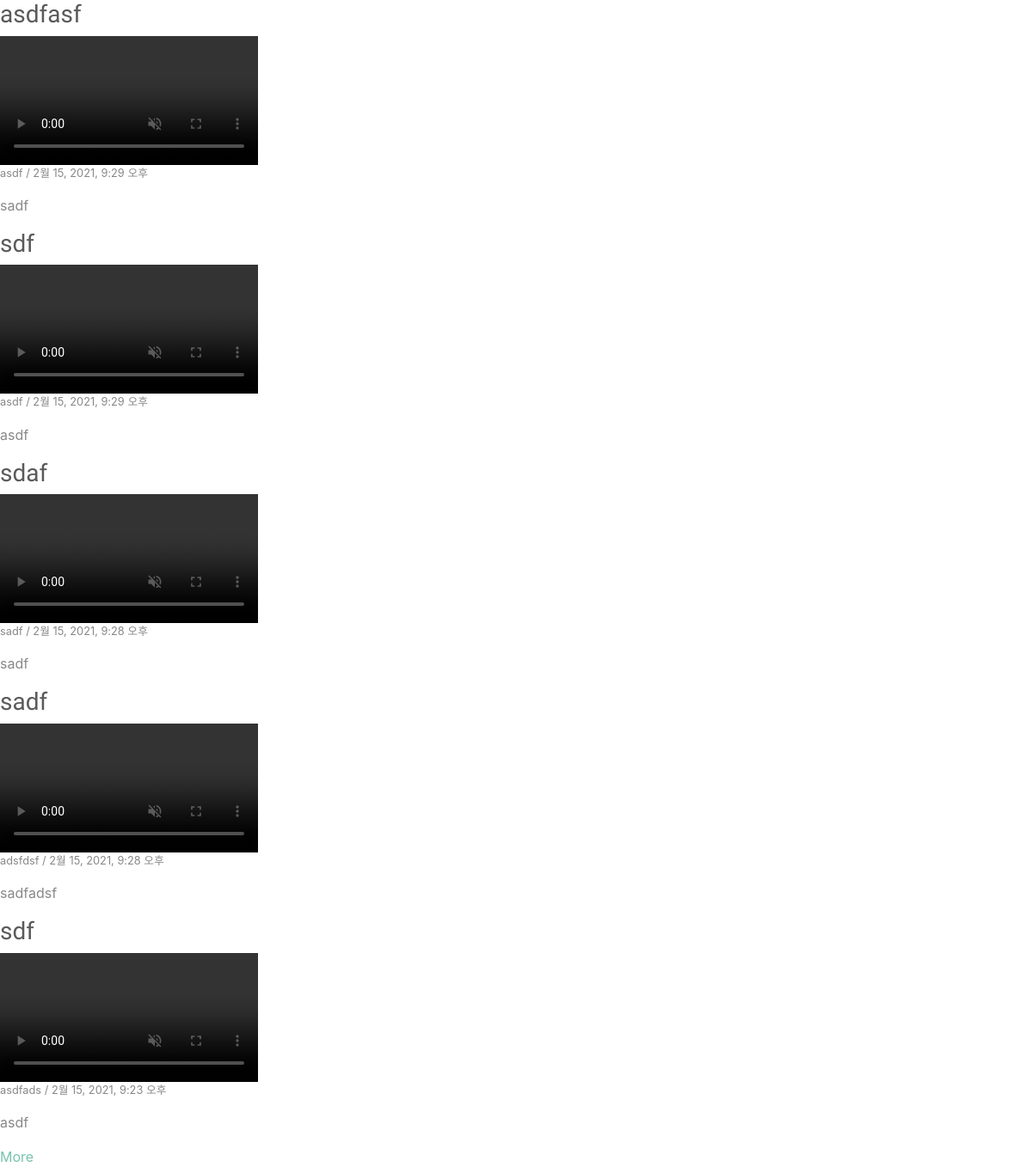
Screenshot of /video/test/ with the database file from the repository.
### video/models.py (models this page shows)
class Article(models.Model):
    title = models.CharField(max_length=30)
    body = models.TextField(max_length=2000)
    date = models.DateTimeField()
    author = models.CharField(max_length=30)
    file = models.FileField(null=True)

### video/views.py (the view)
# urls.py: path('test/',views.ArticlesView.as_view(), name='articles'),
class ArticlesView(ListView):
    model = Article
    paginate_by = 5
    context_object_name = 'videos'
    template_name = 'video/articles.html'

### video/templates/video/articles.html (shortened to what this page needs)
<html>
<head>
  <link rel="stylesheet" href="/static/bootstrap.min-4.css">
  {% load static %}
</head>
<body>
<div class="infinite-container">
  {% for article in videos reversed%}
    <div class="infinite-item">
      <h3>{{ article.title }}</h3>
      <video class="center align-middle" controls muted autoplay loop style='max-width: 100%; max-height: 700px;'>
        <source src="{{ article.file.url }}" type="video/mp4">
      </video>
      <p>
        <small>{{ article.author }} / {{ article.date }}</small>
      </p>
      <p>{{ article.body|truncatechars:100 }}</p>
    </div>
  {% endfor %}
</div>
{% if page_obj.has_next %}
  <a class="infinite-more-link" href="?page={{ videos.next_page_number }}">More</a>
{% endif %}
</body>
</html>

### rows the page displays
Article: title "asdfasf", author "asdf", date "2월 15, 2021, 9:29 오후", body "sadf"
Article: title "sdf", author "asdf", date "2월 15, 2021, 9:29 오후", body "asdf"
Article: title "sdaf", author "sadf", date "2월 15, 2021, 9:28 오후", body "sadf"
Article: title "sadf", author "adsfdsf", date "2월 15, 2021, 9:28 오후", body "sadfadsf"
Article: title "sdf", author "asdfads", date "2월 15, 2021, 9:23 오후", body "asdf"
